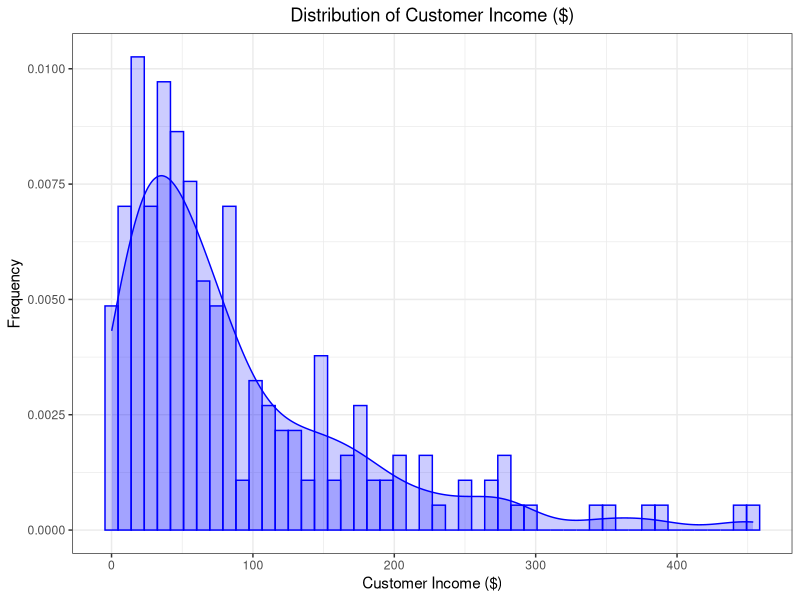
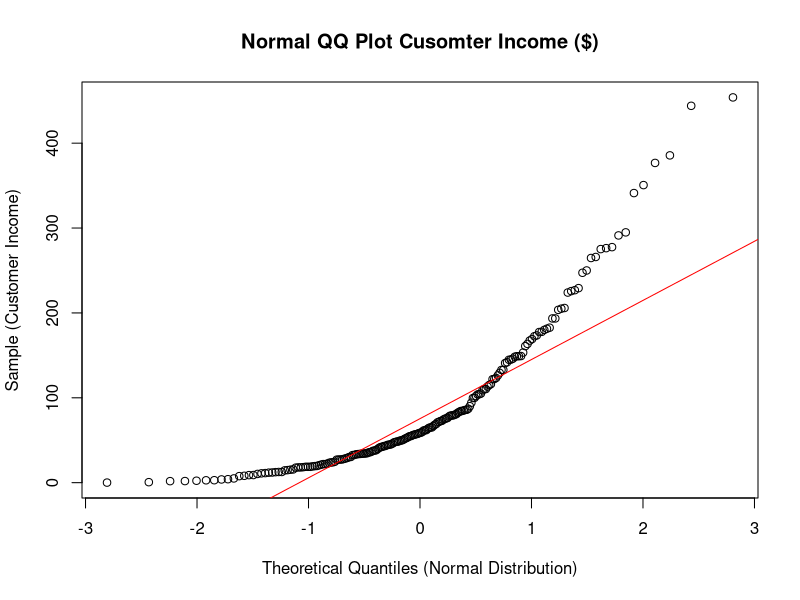
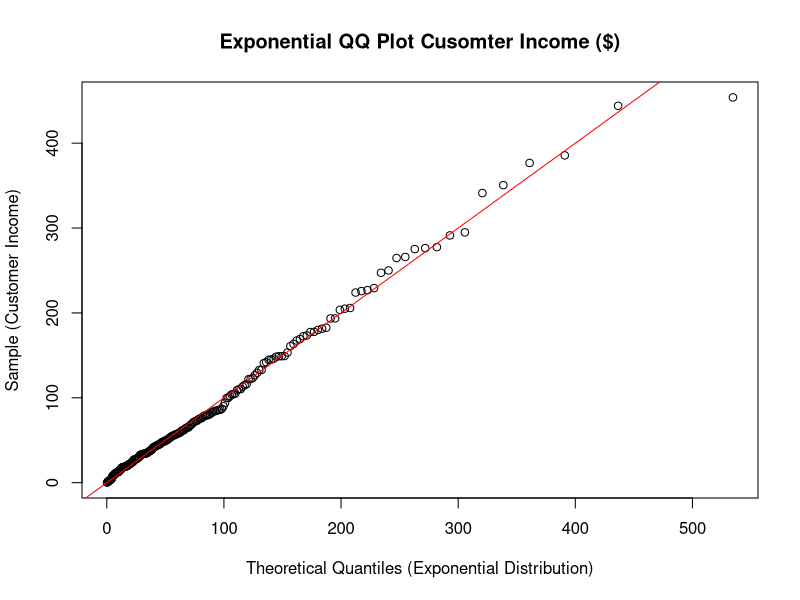

Write the R code that produced these figures, in order. (Note: this script raises an error after producing the figures.)
## ---- chunk 1
knitr::opts_chunk$set(echo = TRUE, eval = TRUE, warning = FALSE, message = FALSE, error = FALSE)
library(tidyverse)
library(broom)
library(gridExtra)
library(MASS)

# Creates a histogram and smoothed histogram given a vector of values.
dataplot <- function(x, bins = 50, colour = "blue") {
  ggplot(tibble(x = x), aes(x = x, y = after_stat(density))) +
    geom_histogram(bins = bins, colour = colour, fill = colour, alpha = 0.2) +
    geom_density(colour = colour, fill = colour, alpha = 0.2) +
    theme_bw()
}
## ---- chunk 2
bank <- read_csv("banksurvey.csv")
## ---- chunk 3

summary(bank$income) #Provides descriptive stats of customer income 
sd(bank$income) #Standard deviation of customer income 
## ---- chunk 4
dataplot(bank$income) + 
  xlab("Customer Income ($)") + 
  ylab("Frequency") + 
  ggtitle("Distribution of Customer Income ($)") + 
  theme(plot.title = element_text(hjust = 0.5))
## ---- chunk 5
normal_fit <- fitdistr(bank$income, "normal")
normal_fit %>% tidy()

gamma_fit <- fitdistr(bank$income, "gamma") 
gamma_fit %>% tidy()

exponential_fit <- fitdistr(bank$income, "exponential") 
exponential_fit %>% tidy()
## ---- chunk 6
qqnorm(bank$income, 
       main = "Normal QQ Plot Cusomter Income ($)",
       xlab = "Theoretical Quantiles (Normal Distribution)", 
       ylab = "Sample (Customer Income)")
qqline(bank$income, col = "red") 
## ---- chunk 7
qqplot(qexp(ppoints(length(bank$income)), rate = exponential_fit$estimate), bank$income, 
       main = "Exponential QQ Plot Cusomter Income ($)",
       xlab = "Theoretical Quantiles (Exponential Distribution)", 
       ylab = "Sample (Customer Income)")
abline(0, 1, col = "red")
## ---- chunk 8
qqplot(qgamma())
